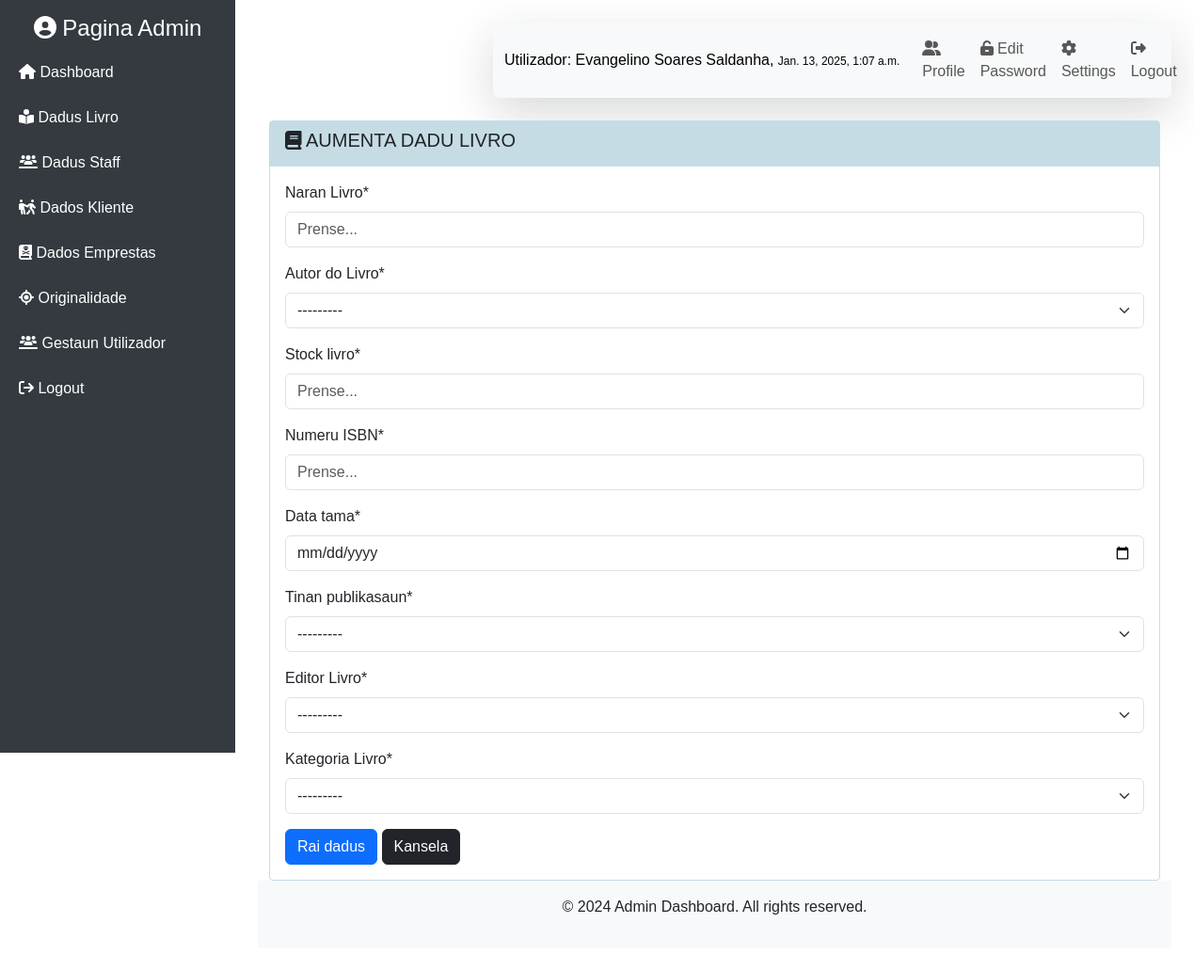
/home/add/ (signed in), run on the app's committed database.
### mainApp/models.py (models this page shows, shortened)
class Staff(models.Model):
    SEXO_CHOICES = [
        ('Mane', 'Mane'),
        ('Feto', 'Feto'),
    ]
    STADU_CIVIL = [
        ('Solteiro', 'Solteiro'),
        ('Kassadu', 'Kassadu'),
        ('Diborsiadu', 'Diborsiadu'),
        ('Barlakeadu', 'Barlakeadu')
    ]
    id_staff = models.UUIDField(primary_key=True, default=uuid.uuid4, editable=False)
    naran_staff = models.CharField(max_length=225, blank=True, null=True)
    sexu = models.CharField(max_length=4, choices=SEXO_CHOICES, blank=True, null=True)
    data_moris = models.DateField(blank=True, null=True)
    id_suku = models.ForeignKey(Suku, related_name='staff', on_delete=models.CASCADE, blank=True, null=True)
    endereso = models.CharField(max_length=225, blank=True, null=True)
    no_tlf = models.CharField(max_length=20, blank=True, null=True)
    estadu_sivil = models.CharField(max_length=15, default='', choices=STADU_CIVIL,blank=True, null=True)
    user = models.OneToOneField(User, on_delete=models.CASCADE, null= True)
    foto = models.ImageField(
        upload_to='foto_staff/',
        validators=[FileExtensionValidator(allowed_extensions=['png', 'jpg', 'jpeg'])],
        null=True,
        blank=True,
        default='default.png'
    )

class Livro(models.Model):
    def year_choices():
        return [(r, r) for r in range(1900, datetime.datetime.now().year + 1)]
    id_livro = models.UUIDField(primary_key=True, default=uuid.uuid4, editable=False)
    naran_livro = models.CharField(max_length=225)
    id_autor = models.ForeignKey(AutorLivro, related_name='autor_livro', on_delete=models.CASCADE)
    stock_livro = models.IntegerField()
    no_isbn = models.CharField(max_length=225)
    data_tama = models.DateField()
    tinan_publikasaun = models.IntegerField(choices=year_choices())
    id_editor = models.ForeignKey(EditorLivro, related_name='editor_livro', on_delete=models.CASCADE)
    id_kategoria = models.ForeignKey(Kategoira, related_name='kategorias_livro', on_delete=models.CASCADE)

class AutorLivro(models.Model):
    SEXO_CHOICES = [
        ('Mane', 'Mane'),
        ('Feto', 'Feto'),
    ]
    id_autor = models.UUIDField(primary_key=True, default=uuid.uuid4, editable=False)
    naran_autor = models.CharField(max_length=225)
    sexu = models.CharField(max_length=5, choices=SEXO_CHOICES)  # increased to 5 to match 'Mane'
    data_moris = models.DateField()
    nasionalidade = models.CharField(max_length=200)
    espesialidade = models.TextField()
    def __str__(self):
        return self.naran_autor

class EditorLivro(models.Model):
    SEXO_CHOICES = [
        ('Mane', 'Mane'),
        ('Feto', 'Feto'),
]
    id_editor = models.UUIDField(primary_key=True, default=uuid.uuid4, editable=False)
    naran_editor = models.CharField(max_length=225)
    sexu = models.CharField(max_length=4, choices=SEXO_CHOICES)
    data_moris = models.DateField()
    nasionalidade = models.CharField(max_length=200)
    espesialidade = models.TextField()
    def __str__(self):
        return self.naran_editor

class Kategoira(models.Model):
    id_kategoria = models.UUIDField(primary_key=True, default=uuid.uuid4, editable=False)
    kategoria = models.CharField(max_length=50)
    def __str__ (self):
        return str(self.kategoria)

### mainApp/views/views_admin.py (the view)
# urls.py: path('add/', views.add_livro, name='add'),
@login_required
def add_livro(request):
    if request.method == 'POST':
        form = FormLivro(request.POST)
        if form.is_valid():
            id_kategoria = request.POST.get('id_kategoria')
            form.save()
            messages.success(request, "Aumenta dados ho sucessu..!")
            return redirect('livro_list',id_kategoria)
    else:
        form = FormLivro()
    context = {
        'title': 'Aumenta Dadus Livro',
        'sub_title': 'Aumenta Dadu Livro',
        'form': form,
    }
    return render(request, 'module/mod_livro/add_livro.html', context)

### mainApp/forms.py
class FormLivro(forms.ModelForm):
    class Meta:
        model = Livro
        fields = '__all__'
        labels = {
            'naran_livro': 'Naran Livro',
            'id_autor': 'Autor do Livro',
            'no_isbn': 'Numeru ISBN',
            'id_editor': 'Editor Livro',
            'id_kategoria': 'Kategoria Livro',
        }
        widgets = {
            'data_tama': forms.DateInput(attrs={'type': 'date'}),
            'naran_livro': forms.TextInput(attrs={'placeholder': 'Prense...'}),
            'no_isbn': forms.TextInput(attrs={'placeholder': 'Prense...', 'type':'number'}),
            'stock_livro': forms.TextInput(attrs={'placeholder': 'Prense...', 'type':'number'}),
        }
    def __init__(self, *args, **kwargs):
        super().__init__(*args, **kwargs)
        self.helper = FormHelper()
        self.helper.form_method = 'post'
        self.helper.form_class = 'form-horizontal'

### mainApp/templates/module/mod_livro/add_livro.html (shortened to what this page needs)
{% extends 'base.html' %}
{% load crispy_forms_tags %}
{% block content %}
<div class="row mt-4">
    <div class="col-md-12">
        <div class="card rounded-1" id="card">
            <div class="card-header rounded-0" id="card-header">
                <div class="cart-title">
                    <h5 class="card-title"><i class="fa fa-book"></i> {{sub_title}}</h5>
                </div>
            </div>
            <div class="card-body">
              <form action="{% url 'add' %}" method="POST">
                {{ form|crispy }}
                <button type="submin" class="btn btn-primary">Rai dadus</button>
                <button type="reset" class="btn btn-dark">Kansela</button>
              </form>
            </div>
        </div>
    </div>
</div>
{% endblock %}

### templates/navbar.html (shortened to what this page needs)
<nav class="navbar navbar-expand-lg navbar-light bg-light shadow-lg rounded-2">
    <div class="container-fluid rounded-1">
        <a class="navbar-brand fs-6" href="#">Utilizador: {{request.user.staff.naran_staff}}, <span
                style="font-size: 12px;">{{user.last_login}}</span></a>
        <div class="collapse navbar-collapse" id="navbarSupportedContent">
            <ul class="navbar-nav ms-auto mb-2 mb-lg-0">
                <li class="nav-item">
                    <a class="nav-link" href="{% url 'detallu_staff' request.user.staff.id_staff %}"><i
                            class="fa fa-user-friends"></i> Profile</a>
                </li>
                <li class="nav-item">
                    <a class="nav-link" href="{% url 'change-password' %}"><i class="fa fa-unlock-keyhole"></i> Edit
                        Password</a>
                </li>
                <li class="nav-item">
                    <a class="nav-link" href="{% url 'update_staff' request.user.staff.id_staff %}"><i
                            class="fa fa-gear"></i> Settings</a>
                </li>
                <li class="nav-item">
                    <a class="nav-link" href="{% url 'logout' %}"><i class="fa fa-sign-out-alt "></i> Logout</a>
                </li>
            </ul>
        </div>
    </div>
</nav>

### static/css/style.css (style rules this page uses)
body { font-family: 'Arial', sans-serif; overflow-x: hidden; }
.navbar { margin-left: 250px; transition: margin-left 0.3s ease; }
#card-header { background-color: #c5dce4; border: none; }
#card { border-color: rgb(197, 220, 228); }
.card-title { text-transform: uppercase; }

### data on the page
AutorLivro: id_autor "---------"
EditorLivro: id_editor "---------"
Kategoira: id_kategoria "---------"

### other printed values
{{ request.user.staff.naran_staff }} "Evangelino Soares Saldanha"
{{ user.last_login }} "Jan. 13, 2025, 1:07 a.m."
{{ sub_title }} "AUMENTA DADU LIVRO"
